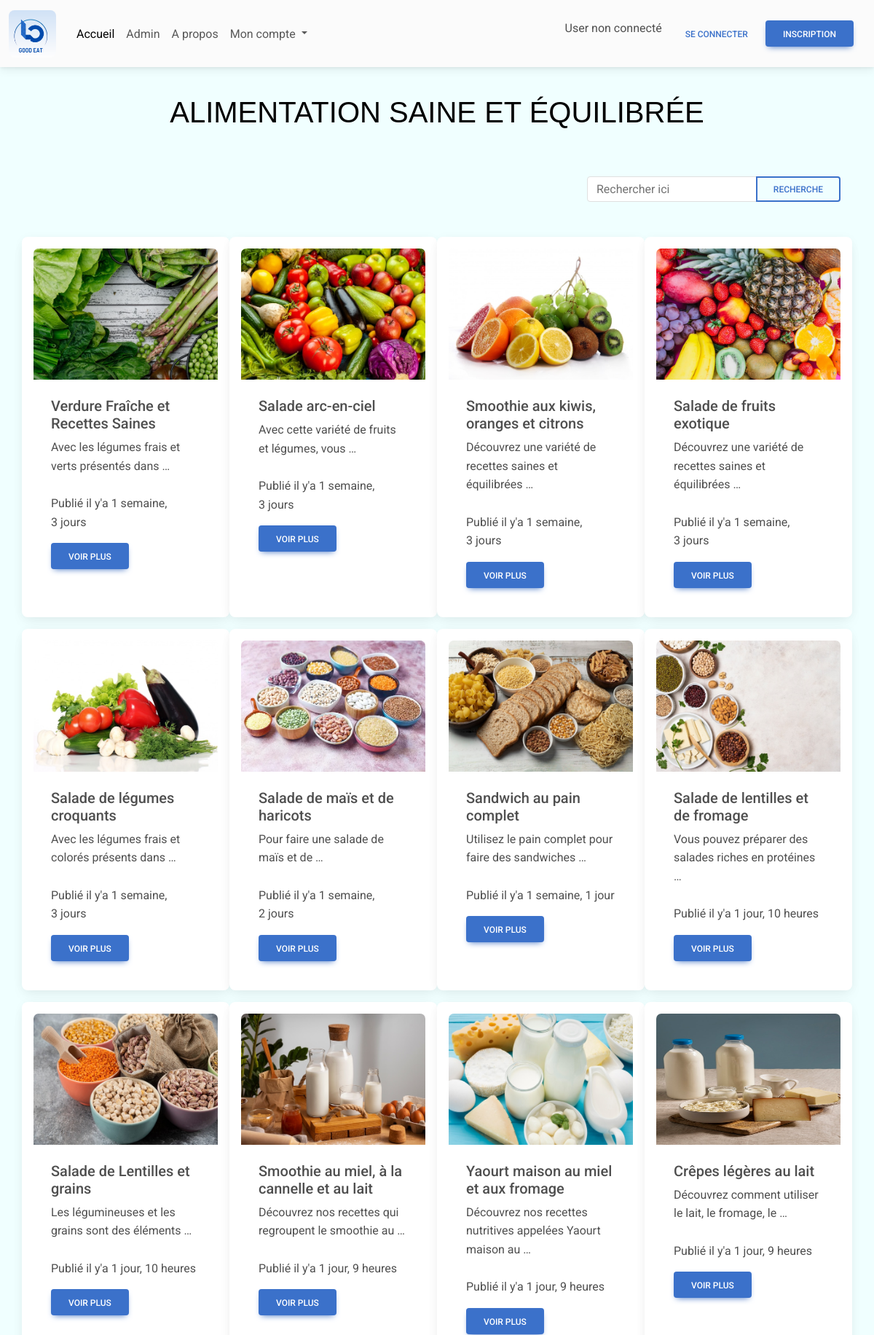
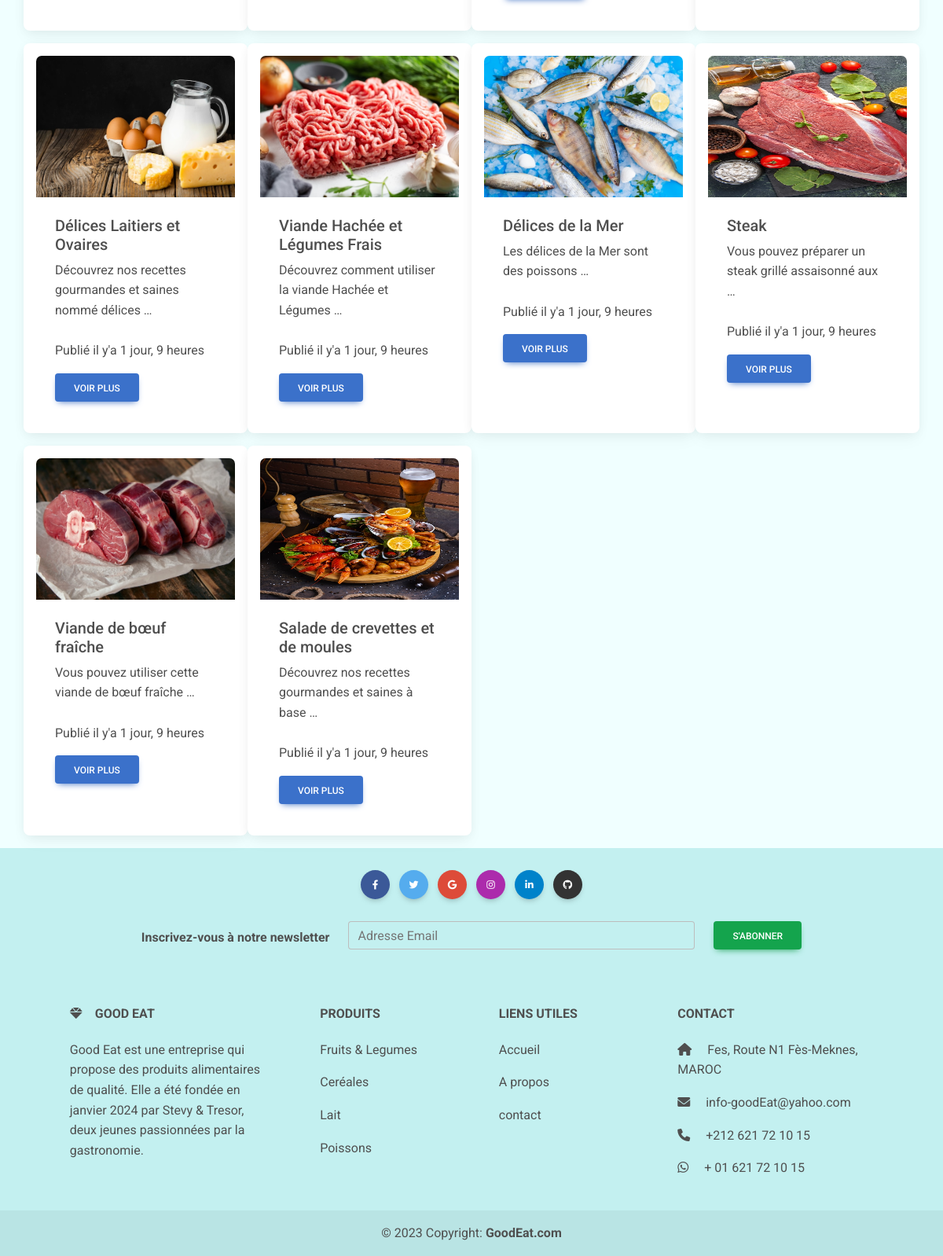
The page / on the database its author committed (2 pictures, top to bottom).
### my_blog/models.py (models this page shows)
class Produit(models.Model):
    title = models.CharField(max_length = 60)
    desc = models.TextField()
    category = models.ForeignKey(Category, on_delete=models.CASCADE,null=True)
    user = models.ForeignKey(User, on_delete=models.CASCADE)
    image = models.ImageField(upload_to = "")
    created_add = models.DateTimeField(auto_now_add=True)
    update_add = models.DateTimeField(auto_now_add=True)
    def __str__(self):
        return self.title

### my_blog/views.py (the view)
# urls.py: path('', views.home, name='home'),
def home(resquest):
    list_produits = Produit.objects.all()
    context = {"liste_produits":list_produits}
    return render(resquest, 'index.html',context)

### my_blog/templates/index.html (shortened to what this page needs)
{% load static%}
<html>
    {% include "_head.html" %}
<body>
    {% include "headerConnexion.html" %}
<div id="titre">
  <h1 class="text-black my-5 text-center">Alimentation saine et équilibrée</h1>
</div>
<div class="container">
  <div class="row">
    <div class="mb-3 p-3 col-10 col-md-8 col-lg-4 col-xl-4"></div>
    <div class="mb-3 p-3 col-10 col-md-8 col-lg-4 col-xl-4"></div>
    <div class="mb-3 p-3 col-10 col-md-8 col-lg-4 col-xl-4">
      <form class="d-flex input-group w-auto" id="formDeRecherche" action="{% url "search" %}">
        <input
          type="search"
          class="form-control"
          placeholder="Rechercher ici"
          aria-label="Search"
          name="produit"
          id="barreDeRecherche"
        />
        <button
          data-mdb-ripple-init
          class="btn btn-outline-primary"
          type="button"
          data-mdb-ripple-color="dark"
          id="boutonRechercher"
        >
          Recherche
        </button>
      </form>
    </div>
  </div>
</div>
<div class="container">
  <div class="row">
    {% for produit in liste_produits %}
    <div class="card mb-3 p-3 col-12 col-md-6 col-lg-3 col-xl-3">
      <a href="{% url 'detail' produit.id %}">
        <img
          src="{{produit.image.url}}"
          class="card-img-top images"
          alt="Fissure in Sandstone"
          style="height: 180px"
        />
      </a>
      <div class="card-body">
        <h5 class="card-title">{{produit}}</h5>
        <p class="card-text">
          {{produit.desc | truncatewords:8}} <br /><br />
          Publié il y'a {{produit.created_add|timesince}}
        </p>
        <a
          href="{% url 'detail' produit.id %}"
          class="btn btn-primary"
          data-mdb-ripple-init
          >
          Voir plus
        </a >
      </div>
    </div>
    {% endfor %}
  </div>
</div>
{% include "_footer.html" %}
</body>
</html>

### my_blog/static/css/style.css (style rules this page uses)
#titre { font-family: 'Franklin Gothic Medium', 'Arial Narrow', Arial, sans-serif, Poppins; text-transform: uppercase; }
body { background-color: azure; }

### rows shown on the page
Produit: image (picture), title "Verdure Fraîche et Recettes Saines", desc "Avec les légumes frais et verts présentés dans …", created_add "1 semaine, 3 jours"
Produit: image (picture), title "Salade arc-en-ciel", desc "Avec cette variété de fruits et légumes, vous …", created_add "1 semaine, 3 jours"
Produit: image (picture), title "Smoothie aux kiwis, oranges et citrons", desc "Découvrez une variété de recettes saines et équilibrées …", created_add "1 semaine, 3 jours"
Produit: image (picture), title "Salade de fruits exotique", desc "Découvrez une variété de recettes saines et équilibrées …", created_add "1 semaine, 3 jours"
Produit: image (picture), title "Salade de légumes croquants", desc "Avec les légumes frais et colorés présents dans …", created_add "1 semaine, 3 jours"
Produit: image (picture), title "Salade de maïs et de haricots", desc "Pour faire une salade de maïs et de …", created_add "1 semaine, 2 jours"
Produit: image (picture), title "Sandwich au pain complet", desc "Utilisez le pain complet pour faire des sandwiches …", created_add "1 semaine, 1 jour"
Produit: image (picture), title "Salade de lentilles et de fromage", desc "Vous pouvez préparer des salades riches en protéines …", created_add "1 jour, 10 heures"
Produit: image (picture), title "Salade de Lentilles et grains", desc "Les légumineuses et les grains sont des éléments …", created_add "1 jour, 10 heures"
Produit: image (picture), title "Smoothie au miel, à la cannelle et au lait", desc "Découvrez nos recettes qui regroupent le smoothie au …", created_add "1 jour, 9 heures"
Produit: image (picture), title "Yaourt maison au miel et aux fromage", desc "Découvrez nos recettes nutritives appelées Yaourt maison au …", created_add "1 jour, 9 heures"
Produit: image (picture), title "Crêpes légères au lait", desc "Découvrez comment utiliser le lait, le fromage, le …", created_add "1 jour, 9 heures"
Produit: image (picture), title "Délices Laitiers et Ovaires", desc "Découvrez nos recettes gourmandes et saines nommé délices …", created_add "1 jour, 9 heures"
Produit: image (picture), title "Viande Hachée et Légumes Frais", desc "Découvrez comment utiliser la viande Hachée et Légumes …", created_add "1 jour, 9 heures"
Produit: image (picture), title "Délices de la Mer", desc "Les délices de la Mer sont des poissons …", created_add "1 jour, 9 heures"
Produit: image (picture), title "Steak", desc "Vous pouvez préparer un steak grillé assaisonné aux …", created_add "1 jour, 9 heures"
Produit: image (picture), title "Viande de bœuf fraîche", desc "Vous pouvez utiliser cette viande de bœuf fraîche …", created_add "1 jour, 9 heures"
Produit: image (picture), title "Salade de crevettes et de moules", desc "Découvrez nos recettes gourmandes et saines à base …", created_add "1 jour, 9 heures"
